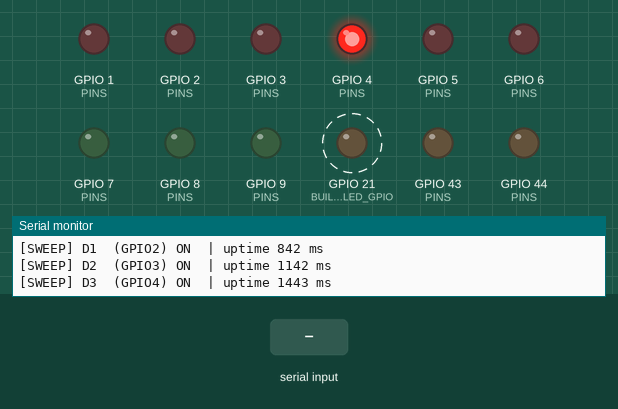
This sketch was run on a simulated Seeed XIAO ESP32-S3. On the bench: output pins drawn as LEDs (lit = HIGH), the last lines printed to the serial monitor. Dashed ring = blinking. The inputs (shaded band) are chosen by the test bench.

Above: at 1.7 s.
1.8 s: "s\n" received over Serial
At 2.29 s:
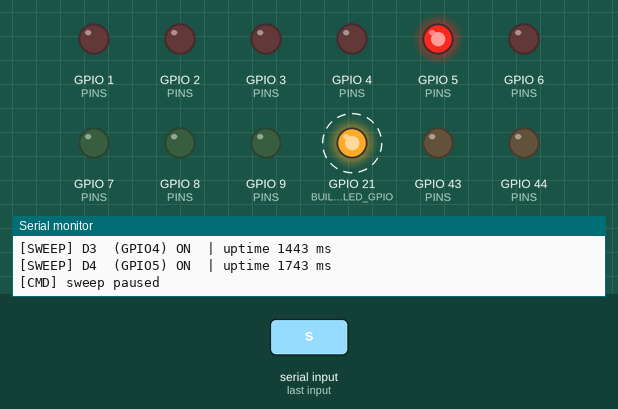
4.8 s: "a\n" received over Serial
At 5.29 s:
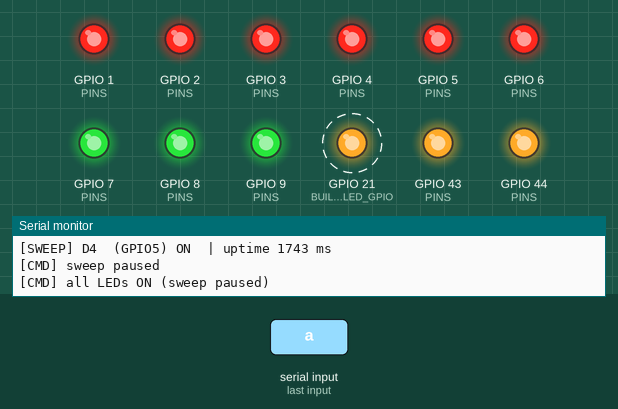
7.8 s: "o\n" received over Serial
At 8.4 s:
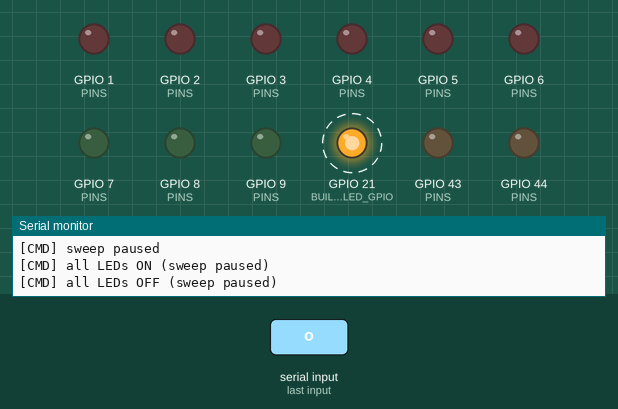
10.8 s: "s\n" received over Serial
At 12.42 s:
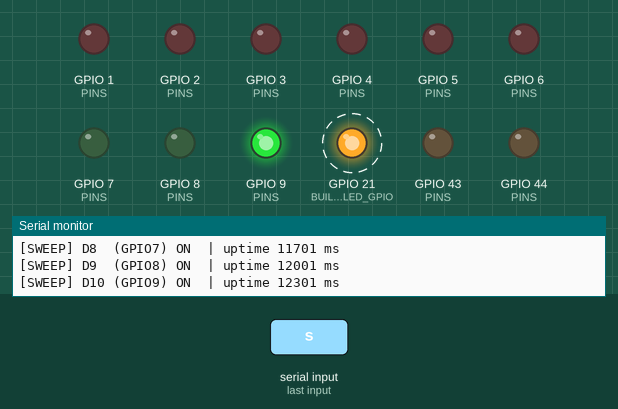
Timing chart, 0 to 17.8 s (numbered marks = the images above; inputs shaded):
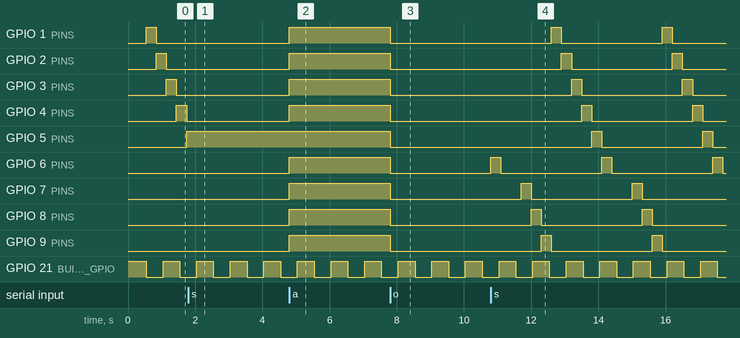

The sketch:

sketch.ino
```cpp
// [Test 01] XIAO ESP32-S3 board basics
// - Prints board information (chip, clock, flash, PSRAM)
// - Built-in LED (GPIO21, active-low) heartbeat blink
// - Sweeps D0~D10 in order to check that pin numbers match the wiring
// - Serial commands for manual checks
//
// Serial commands (type in the Serial Monitor, then Enter)
//   p      : print the pin map
//   s      : pause / resume the sweep
//   a / o  : all LEDs ON / OFF (sweep pauses)
//   D0~D10 : toggle that pin (sweep pauses)

struct PinInfo {
  const char* label;
  uint8_t gpio;
};

// XIAO ESP32-S3 silkscreen labels -> actual GPIO numbers (from the Wokwi board.json)
const PinInfo PINS[] = {
  {"D0", 1},  {"D1", 2},  {"D2", 3},  {"D3", 4},  {"D4", 5},  {"D5", 6},
  {"D6", 43}, {"D7", 44}, {"D8", 7},  {"D9", 8},  {"D10", 9},
};
const uint8_t PIN_COUNT = sizeof(PINS) / sizeof(PINS[0]);

const uint8_t BUILTIN_LED_GPIO = 21;  // Anode on 3V3, so LOW = ON

const uint32_t HEARTBEAT_MS = 500;
const uint32_t SWEEP_STEP_MS = 300;

bool pinState[PIN_COUNT] = {false};
bool sweepRunning = true;
int8_t sweepIndex = -1;
uint32_t lastHeartbeat = 0;
uint32_t lastSweepStep = 0;
bool heartbeatOn = false;
String inputLine;

void setPin(uint8_t i, bool on) {
  pinState[i] = on;
  digitalWrite(PINS[i].gpio, on ? HIGH : LOW);
}

void setAll(bool on) {
  for (uint8_t i = 0; i < PIN_COUNT; i++) setPin(i, on);
}

void printBoardInfo() {
  Serial.println();
  Serial.println("=== [Test 01] XIAO ESP32-S3 board basics ===");
  Serial.printf("Chip      : %s rev %d, %d cores\n", ESP.getChipModel(), ESP.getChipRevision(), ESP.getChipCores());
  Serial.printf("CPU clock : %lu MHz\n", (unsigned long)ESP.getCpuFreqMHz());
  Serial.printf("Flash     : %lu MB\n", (unsigned long)(ESP.getFlashChipSize() / (1024 * 1024)));
  Serial.printf("PSRAM     : %lu KB\n", (unsigned long)(ESP.getPsramSize() / 1024));
  Serial.printf("Free heap : %lu KB\n", (unsigned long)(ESP.getFreeHeap() / 1024));
}

void printPinMap() {
  Serial.println("--- Pin map (label -> GPIO, state) ---");
  for (uint8_t i = 0; i < PIN_COUNT; i++) {
    Serial.printf("  %-3s -> GPIO%-2d : %s\n", PINS[i].label, PINS[i].gpio, pinState[i] ? "ON" : "OFF");
  }
  Serial.println("  LED -> GPIO21 (built-in, active-low)");
}

int8_t findPin(const String& label) {
  for (uint8_t i = 0; i < PIN_COUNT; i++) {
    if (label.equalsIgnoreCase(PINS[i].label)) return i;
  }
  return -1;
}

void handleCommand(String cmd) {
  cmd.trim();
  if (cmd.length() == 0) return;

  if (cmd == "p") {
    printPinMap();
  } else if (cmd == "s") {
    sweepRunning = !sweepRunning;
    if (sweepRunning) setAll(false);
    Serial.printf("[CMD] sweep %s\n", sweepRunning ? "resumed" : "paused");
  } else if (cmd == "a" || cmd == "o") {
    sweepRunning = false;
    setAll(cmd == "a");
    Serial.printf("[CMD] all LEDs %s (sweep paused)\n", cmd == "a" ? "ON" : "OFF");
  } else {
    int8_t i = findPin(cmd);
    if (i < 0) {
      Serial.printf("[CMD] unknown command: '%s' (p, s, a, o, D0~D10)\n", cmd.c_str());
      return;
    }
    sweepRunning = false;
    setPin(i, !pinState[i]);
    Serial.printf("[CMD] %s (GPIO%d) -> %s (sweep paused)\n", PINS[i].label, PINS[i].gpio, pinState[i] ? "ON" : "OFF");
  }
}

void readSerial() {
  while (Serial.available()) {
    char c = Serial.read();
    if (c == '\n' || c == '\r') {
      handleCommand(inputLine);
      inputLine = "";
    } else {
      inputLine += c;
    }
  }
}

void updateHeartbeat(uint32_t now) {
  if (now - lastHeartbeat < HEARTBEAT_MS) return;
  lastHeartbeat = now;
  heartbeatOn = !heartbeatOn;
  digitalWrite(BUILTIN_LED_GPIO, heartbeatOn ? LOW : HIGH);
}

void updateSweep(uint32_t now) {
  if (!sweepRunning || now - lastSweepStep < SWEEP_STEP_MS) return;
  lastSweepStep = now;

  if (sweepIndex >= 0) setPin(sweepIndex, false);
  sweepIndex = (sweepIndex + 1) % PIN_COUNT;
  setPin(sweepIndex, true);
  Serial.printf("[SWEEP] %-3s (GPIO%d) ON  | uptime %lu ms\n", PINS[sweepIndex].label, PINS[sweepIndex].gpio, (unsigned long)now);
}

void setup() {
  Serial.begin(115200);

  pinMode(BUILTIN_LED_GPIO, OUTPUT);
  digitalWrite(BUILTIN_LED_GPIO, HIGH);
  for (uint8_t i = 0; i < PIN_COUNT; i++) {
    pinMode(PINS[i].gpio, OUTPUT);
    setPin(i, false);
  }

  delay(500);  // Wait for the USB serial connection
  printBoardInfo();
  printPinMap();
  Serial.println("Commands: p (pin map) | s (sweep pause/resume) | a/o (all ON/OFF) | D0~D10 (toggle)");
}

void loop() {
  uint32_t now = millis();
  readSerial();
  updateHeartbeat(now);
  updateSweep(now);
}
```

Measured:
- after the input at 1.8 s, GPIO 1 (PINS): stays LOW (without the input it goes to HIGH after 2.0 s); GPIO 2 (PINS): stays LOW (without the input it goes to HIGH after 2.3 s)
- after the input at 4.8 s, GPIO 1 (PINS), GPIO 2 (PINS), GPIO 3 (PINS), GPIO 4 (PINS), GPIO 6 (PINS), GPIO 7 (PINS), GPIO 8 (PINS), GPIO 9 (PINS), GPIO 43 (PINS), GPIO 44 (PINS): LOW → HIGH at once
- after the input at 7.8 s, GPIO 1 (PINS), GPIO 2 (PINS), GPIO 3 (PINS), GPIO 4 (PINS), GPIO 5 (PINS), GPIO 6 (PINS), GPIO 7 (PINS), GPIO 8 (PINS), GPIO 9 (PINS), GPIO 43 (PINS), GPIO 44 (PINS): HIGH → LOW at once
- after the input at 10.8 s, GPIO 1 (PINS): alternates HIGH for 0.30 s and LOW for 3.0 s, starting after 1.8 s; GPIO 2 (PINS): alternates HIGH for 0.30 s and LOW for 3.0 s, starting after 2.1 s
- by itself, GPIO 21 (BUILTIN_LED_GPIO): alternates HIGH for 0.50 s and LOW for 0.50 s
